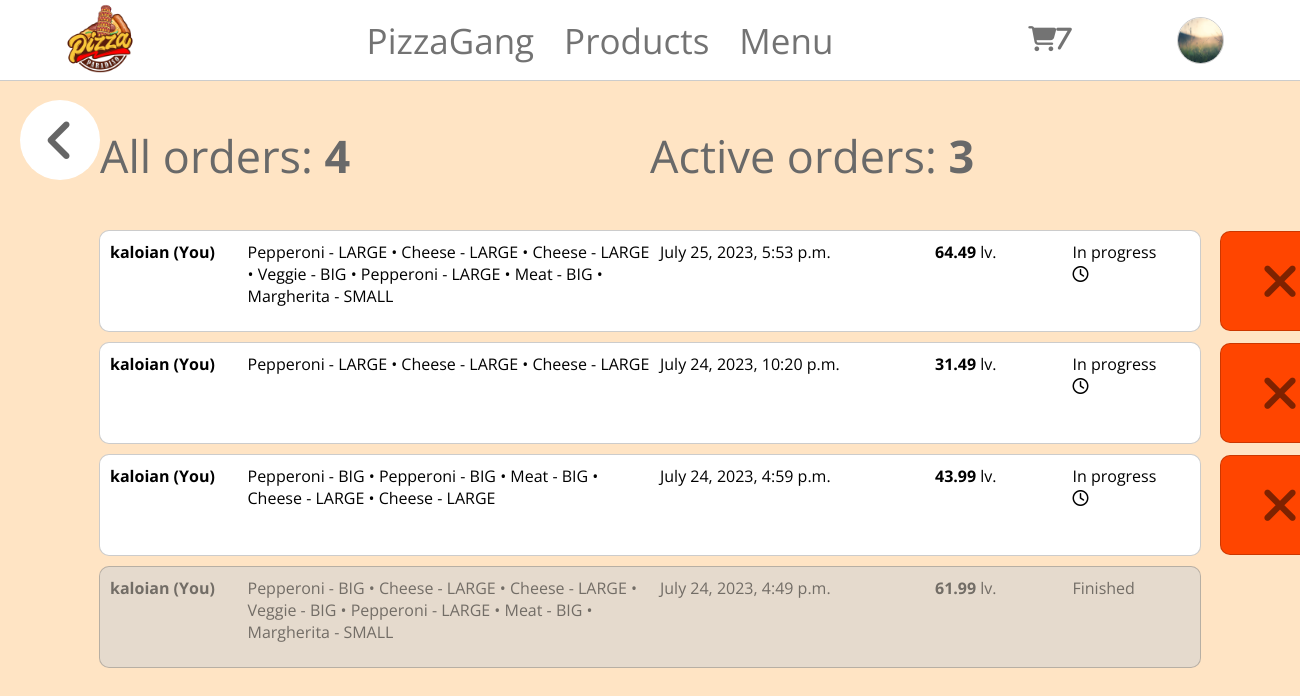
Before: /orders/show/1/ (signed in) with the older database file.
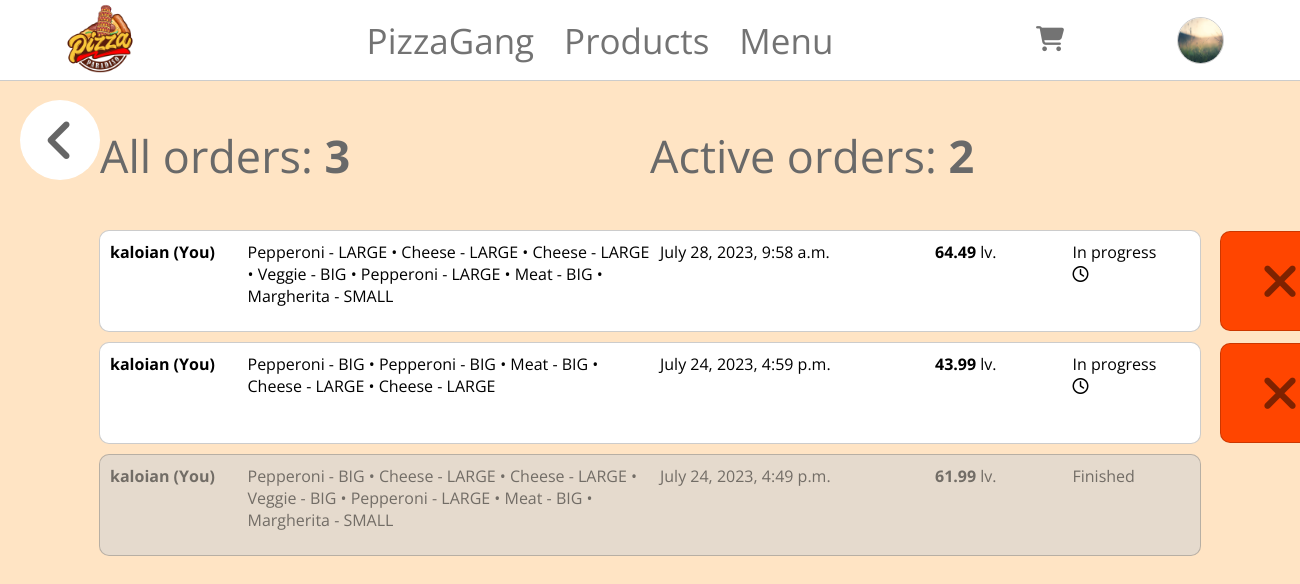
After: the same page with the newer database file.
### PizzaGang/main/models.py (models this page shows, shortened)
class Order(models.Model):
    user = models.ForeignKey(User, on_delete=models.CASCADE)
    is_finished = models.BooleanField(default=False)
    cart_items = models.TextField()
    total_price = models.FloatField(validators=[validate_positive], default=0.00)
    created_at = models.DateTimeField(auto_now_add=True)

### PizzaGang/main/views.py (the view)
# urls.py: path('show/<int:pk>/', ShowOrdersUserView, name='show_user_orders'),
def ShowOrdersUserView(request, pk):
    user = User.objects.get(pk=pk)
    orders = Order.objects.filter(user=user).order_by('-created_at')
    active_orders = Order.objects.filter(user=user, is_finished=False)
    context = {
        'orders': orders,
        'active_orders': active_orders
    }
    return render(request, 'orders/show_user_orders.html', context)

### PizzaGang/main/context_processors.py (called while the page is built)
def get_cart_items_count(request):
    cart_items_count = 0
    if request.user.is_authenticated:
        user = request.user
        cart = Cart.objects.get(user=user)
        pizza_items_count = CartItem.objects.filter(cart=cart).count()
        offer_items_count = 0
        offer_items = OfferItem.objects.filter(cart=cart)
        for offer_item in offer_items:
            offer_items_count += CartItem.objects.filter(offer=offer_item.offer).count()
        cart_items_count = pizza_items_count + offer_items_count
    return {'cart_items_count': cart_items_count, 'current_user': request.user}

### templates/orders/show_user_orders.html (shortened to what this page needs)
{% extends 'base/base.html' %}
{% load static %}
{% block head %}
    <link rel="stylesheet" href="{% static 'css/show_orders.css' %}">
{% endblock %}
{% block content %}
    {% include 'go_back.html' %}
    <div class="show-orders-stats">
        {% if orders.count == 0 %}
            <p>No orders, click <a href="{% url 'menu' %}">here</a> to make one!</p>
        {% else %}
            <p>All orders: <b>{{ orders.count }}</b></p>
            <p>Active orders: <b>{{ active_orders.count }}</b></p>
        {% endif %}
    </div>
    {% for order in orders %}
        {% if order.is_finished %}
            <div class="order-container-finished">
                {% include 'orders/order_container_user.html' %}
            </div>
        {% else %}
            <div class="order-container-in-progress">
                {% include 'orders/order_container_user.html' %}
                <form action="{% url 'delete_order' order.pk %}">
                    <button type="submit" class="order-cancel"><i class="fa-solid fa-xmark"></i></button>
                </form>
            </div>
        {% endif %}
    {% endfor %}
{% endblock %}

### templates/base/base.html (shortened to what this page needs)
{% load static %}
<!DOCTYPE html>
<html lang="en">
<head>
    {% block head %}{% endblock %}
</head>
<body>
<div class="header">
    <div class="logo-container">
        <a href="{% url 'home' %}">
            <img src="{% static 'images/logo.png' %}" alt="logo">
        </a>
    </div>
    <div class="menu-container">
        <div>
            {% if in_about %}
                <a style="color: black; font-weight: bold" href="{% url 'about' %}">PizzaGang</a>
            {% else %}
                <a href="{% url 'about' %}">PizzaGang</a>
            {% endif %}
        </div>
        <div>
            {% if in_products %}
                <a style="color: black; font-weight: bold" href="{% url 'products' %}">Products</a>
            {% else %}
                <a href="{% url 'products' %}">Products</a>
            {% endif %}
        </div>
        <div>
            {% if in_menu %}
                <a style="color: black; font-weight: bold" href="{% url 'menu' %}">Menu</a>
            {% else %}
                <a href="{% url 'menu' %}">Menu</a>
            {% endif %}
        </div>
    </div>
    <div class="cart-container-base">
        {% if current_user.is_authenticated %}
            <a href="{% url 'show_cart' %}">
                {% if cart_items_count > 0 %}
                    <i class="fa-solid fa-cart-shopping fa-bounce">{{ cart_items_count }}</i>
                {% else %}
                    <i class="fa-solid fa-cart-shopping"></i>
                {% endif %}
            </a>
        {% endif %}
    </div>
    <div class="avatar-container">
        {% if current_user.is_authenticated %}
                <a href="{% url 'show_user' current_user.pk %}">
                    <div class="img-selector">
                        {% if current_user.profile.avatar %}
                            <img src="{{ current_user.profile.avatar.url }}" alt="avatar">
                        {% else %}
                            <img src="{% static 'images/avatars/default-avatar.jpg' %}" alt="default-avatar">
                        {% endif %}
                    </div>
                </a>
        {% else %}
            <a class="sign_in" href="{% url 'sign_in' %}">Sign In</a>
        {% endif %}
    </div>
</div>
{% block content %}
{% endblock %}
</body>
</html>

### templates/orders/order_container_user.html (shortened to what this page needs)
<div class="order-username-container">
    <a href="{% url 'show_user' order.user.pk %}">
        <b>{{ order.user.username|truncatechars:10 }} (You)</b>
    </a>
</div>
<div class="order-items-container">
    <p>{{ order.cart_items|truncatechars:200 }}</p>
</div>
<div class="order-time-created-container">
    <p>{{ order.created_at }}</p>
</div>
<div class="order-price-container">
    <p><b>{{ order.total_price|floatformat:2 }}</b> lv.</p>
</div>
<div class="order-is-finished">
    {% if order.is_finished %}
        <p>Finished</p>
    {% else %}
        <p>In progress</p><i class="fa-regular fa-clock"></i>
    {% endif %}
</div>

Changed rows visible on the page:
removed Order: user.username "kaloian", cart_items "Pepperoni - LARGE • Cheese - LARGE • Cheese - LARGE • Veggie - BIG • Pepperoni - LARGE • Meat - BIG • Margherita - SMALL", created_at "July 25, 2023, 5:53 p.m.", total_price "64.49", is_finished "In progress"
removed Order: user.username "kaloian", cart_items "Pepperoni - LARGE • Cheese - LARGE • Cheese - LARGE", created_at "July 24, 2023, 10:20 p.m.", total_price "31.49", is_finished "In progress"
added Order: user.username "kaloian", cart_items "Pepperoni - LARGE • Cheese - LARGE • Cheese - LARGE • Veggie - BIG • Pepperoni - LARGE • Meat - BIG • Margherita - SMALL", created_at "July 28, 2023, 9:58 a.m.", total_price "64.49", is_finished "In progress"
Other visible differences:
{{ orders.count }}: "4" → "3"
{{ active_orders.count }}: "3" → "2"
{{ cart_items_count }}: "7" → (not shown)
